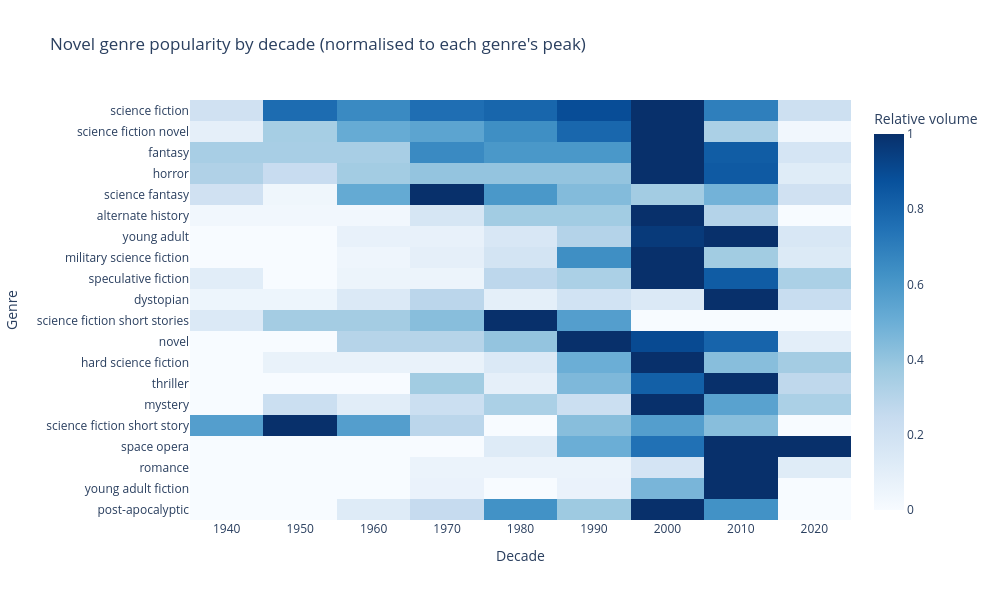

The cell this chart's notebook holds for it:
### Markdown cell above
## 2  Genre × decade heatmap (novels)

### Code cell
# Explode pipe-separated genre strings
novel_genres = (
    novels[["pub_year", "genres"]]
    .dropna()
    .assign(decade=lambda d: (d["pub_year"].astype(int) // 10 * 10))
    .assign(genre=lambda d: d["genres"].str.split("|"))
    .explode("genre")
    .assign(genre=lambda d: d["genre"].str.strip().str.lower())
    .query("genre != '' and 1940 <= decade <= 2020")
)

# Top genres by total count
top_genres = novel_genres["genre"].value_counts().head(20).index.tolist()
pivot = (
    novel_genres[novel_genres["genre"].isin(top_genres)]
    .groupby(["genre", "decade"])
    .size()
    .unstack(fill_value=0)
    .loc[top_genres]
)

# Normalise each genre to its own max so rare genres are still visible
pivot_norm = pivot.div(pivot.max(axis=1).replace(0, 1), axis=0)

fig = px.imshow(
    pivot_norm,
    aspect="auto",
    color_continuous_scale="Blues",
    title="Novel genre popularity by decade (normalised to each genre's peak)",
    labels={"x": "Decade", "y": "Genre", "color": "Relative volume"},
    width=1000, height=600,
)
fig.show()

### Figure 1 — Plotly figure (JSON) as saved in the notebook; plotly's stock layout.template omitted (floating-point values rounded to 4 significant figures; data arrays with more than 128 entries replaced by an {"elided": "..."} marker saying what was removed)
{"data": [{"coloraxis": "coloraxis", "hovertemplate": "Decade: %{x}<br>Genre: %{y}<br>Relative volume: %{z}<extra></extra>", "name": "0", "type": "heatmap", "x": [1940, 1950, 1960, 1970, 1980, 1990, 2000, 2010, 2020], "xaxis": "x", "y": ["science fiction", "science fiction novel", "fantasy", "horror", "science fantasy", "alternate history", "young adult", "military science fiction", "speculative fiction", "dystopian", "science fiction short stories", "novel", "hard science fiction", "thriller", "mystery", "science fiction short story", "space opera", "romance", "young adult fiction", "post-apocalyptic"], "yaxis": "y", "z": {"elided": "20x9 float values"}}], "layout": {"coloraxis": {"colorbar": {"title": {"text": "Relative volume"}}, "colorscale": [[0, "rgb(247,251,255)"], [0.125, "rgb(222,235,247)"], [0.25, "rgb(198,219,239)"], [0.375, "rgb(158,202,225)"], [0.5, "rgb(107,174,214)"], [0.625, "rgb(66,146,198)"], [0.75, "rgb(33,113,181)"], [0.875, "rgb(8,81,156)"], [1, "rgb(8,48,107)"]]}, "height": 600, "title": {"text": "Novel genre popularity by decade (normalised to each genre's peak)"}, "width": 1000, "xaxis": {"anchor": "y", "domain": [0, 1], "title": {"text": "Decade"}}, "yaxis": {"anchor": "x", "autorange": "reversed", "domain": [0, 1], "title": {"text": "Genre"}}}}
